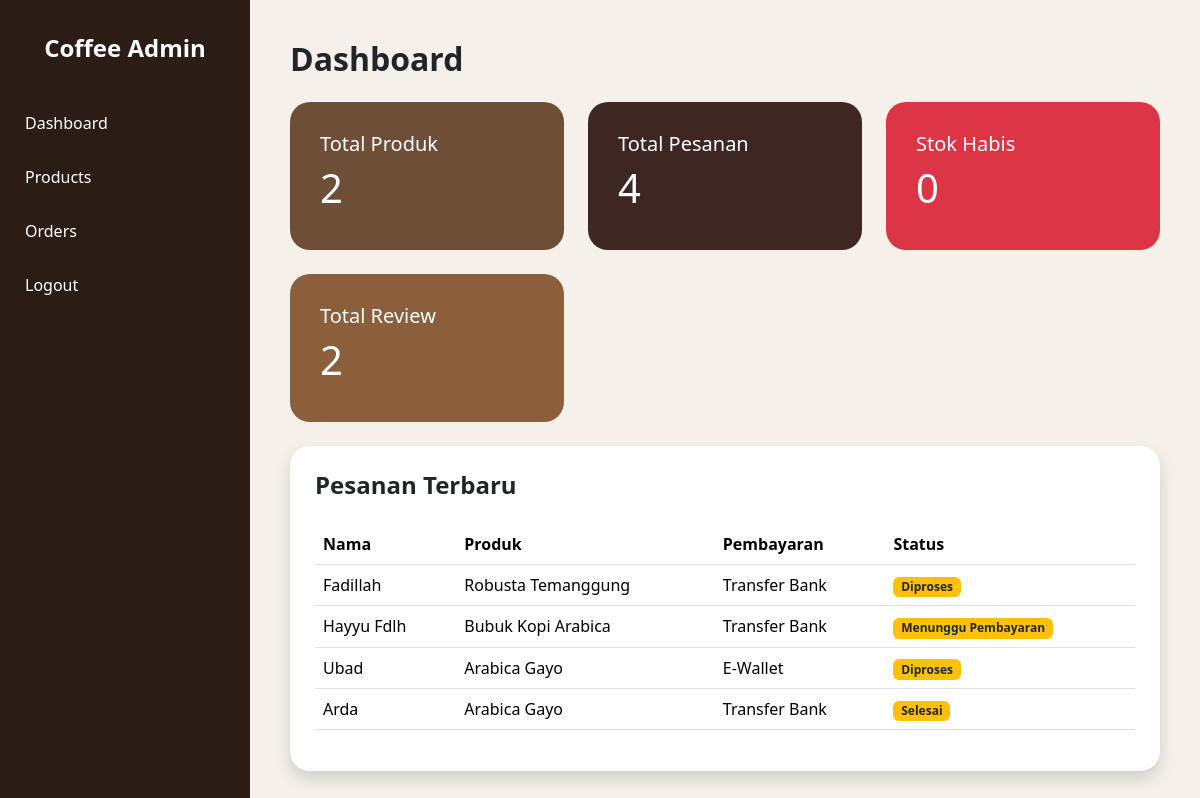
Page /admin/dashboard.php (signed in) on the committed database.
### tables this page shows
CREATE TABLE IF NOT EXISTS `pesanan` (
  `id` int NOT NULL AUTO_INCREMENT,
  `nama` varchar(100) DEFAULT NULL,
  `email` varchar(100) DEFAULT NULL,
  `alamat` text,
  `produk` varchar(100) DEFAULT NULL,
  `harga` int DEFAULT NULL,
  `payment` varchar(50) DEFAULT NULL,
  `status_pesanan` varchar(50) DEFAULT 'Menunggu Pembayaran',
  `bukti_transfer` varchar(255) DEFAULT NULL,
  `tanggal` timestamp NULL DEFAULT CURRENT_TIMESTAMP,
  `berat` varchar(20) DEFAULT NULL,
  `qty` int DEFAULT NULL,
  PRIMARY KEY (`id`)
);

### admin/dashboard.php (the view, shortened to what this page needs)
<?php
include '../config/koneksi.php';
$totalProduk = mysqli_num_rows(
    mysqli_query($conn,"SELECT * FROM produk")
);
$totalPesanan = mysqli_num_rows(
    mysqli_query($conn,"SELECT * FROM pesanan")
);
$totalReview = mysqli_num_rows(
    mysqli_query($conn,"SELECT * FROM reviews")
);
$stokHabis = mysqli_num_rows(
mysqli_query(
$conn,
"SELECT * FROM produk
WHERE stok <= 0"
)
);
$pesanan = mysqli_query(
    $conn,
    "SELECT * FROM pesanan
    ORDER BY id DESC
    LIMIT 5"
);
?>
<!DOCTYPE html>
<html>
<head>
<link href="https://cdn.jsdelivr.net/npm/bootstrap@5.3.3/dist/css/bootstrap.min.css" rel="stylesheet">
</head>
<body>
<div class="sidebar">
    <div class="logo">
        Coffee Admin
    </div>
    <a href="dashboard.php">
        Dashboard
    </a>
    <a href="produk.php">
        Products
    </a>
    <a href="admin_pesanan.php">
        Orders
    </a>
    <a href="../logout.php">
        Logout
    </a>
</div>
<div class="content">
    <h2 class="fw-bold mb-4">
        Dashboard
    </h2>
    <div class="row">
        <div class="col-md-4 mb-4">
            <div class="card-dashboard c1">
                <h5>Total Produk</h5>
                <h1>
                    <?php echo $totalProduk; ?>
                </h1>
            </div>
        </div>
        <div class="col-md-4 mb-4">
            <div class="card-dashboard c2">
                <h5>Total Pesanan</h5>
                <h1>
                    <?php echo $totalPesanan; ?>
                </h1>
            </div>
        </div>
        <div class="col-md-4 mb-4">
        <div class="card-dashboard bg-danger">
        <h5>Stok Habis</h5>
        <h1>
        <?php echo $stokHabis; ?>
        </h1>
        </div>
        </div>
        <div class="col-md-4 mb-4">
            <div class="card-dashboard c3">
                <h5>Total Review</h5>
                <h1>
                    <?php echo $totalReview; ?>
                </h1>
            </div>
        </div>
    </div>
    <div class="table-card shadow">
        <h4 class="fw-bold mb-4">
            Pesanan Terbaru
        </h4>
        <table class="table">
            <tr>
                <th>Nama</th>
                <th>Produk</th>
                <th>Pembayaran</th>
                <th>Status</th>
            </tr>
            <?php while($p = mysqli_fetch_array($pesanan)){ ?>
            <tr>
                <td>
                    <?php echo $p['nama']; ?>
                </td>
                <td>
                    <?php echo $p['produk']; ?>
                </td>
                <td>
                    <?php echo $p['payment']; ?>
                </td>
                <td>
                    <span class="badge bg-warning text-dark">
                        <?php echo $p['status_pesanan']; ?>
                    </span>
                </td>
            </tr>
            <?php } ?>
        </table>
    </div>
</div>
</body>
</html>

### admin/dashboard.php (style rules this page uses)
body { background:#f5f1ea; margin:0; }
.sidebar { width:250px; height:100vh; position:fixed; background:#2b1d16; }
.logo { color:white; text-align:center; padding:30px 0; font-weight:bold; font-size:24px; }
.sidebar a { display:block; color:white; text-decoration:none; padding:15px 25px; }
.content { margin-left:250px; padding:40px; }
.card-dashboard { border:none; border-radius:20px; color:white; padding:30px; }
.c1 { background:#6f4e37; }
.c2 { background:#3e2723; }
.c3 { background:#8b5e3c; }
.table-card { background:white; border-radius:20px; padding:25px; }

### rows in the picture
pesanan: nama "Fadillah", produk "Robusta Temanggung", payment "Transfer Bank", status_pesanan "Diproses"
pesanan: nama "Hayyu Fdlh", produk "Bubuk Kopi Arabica", payment "Transfer Bank", status_pesanan "Menunggu Pembayaran"
pesanan: nama "Ubad", produk "Arabica Gayo", payment "E-Wallet", status_pesanan "Diproses"
pesanan: nama "Arda", produk "Arabica Gayo", payment "Transfer Bank", status_pesanan "Selesai"

### other values in the picture
$totalProduk "2"
$totalPesanan "4"
$stokHabis "0"
$totalReview "2"
